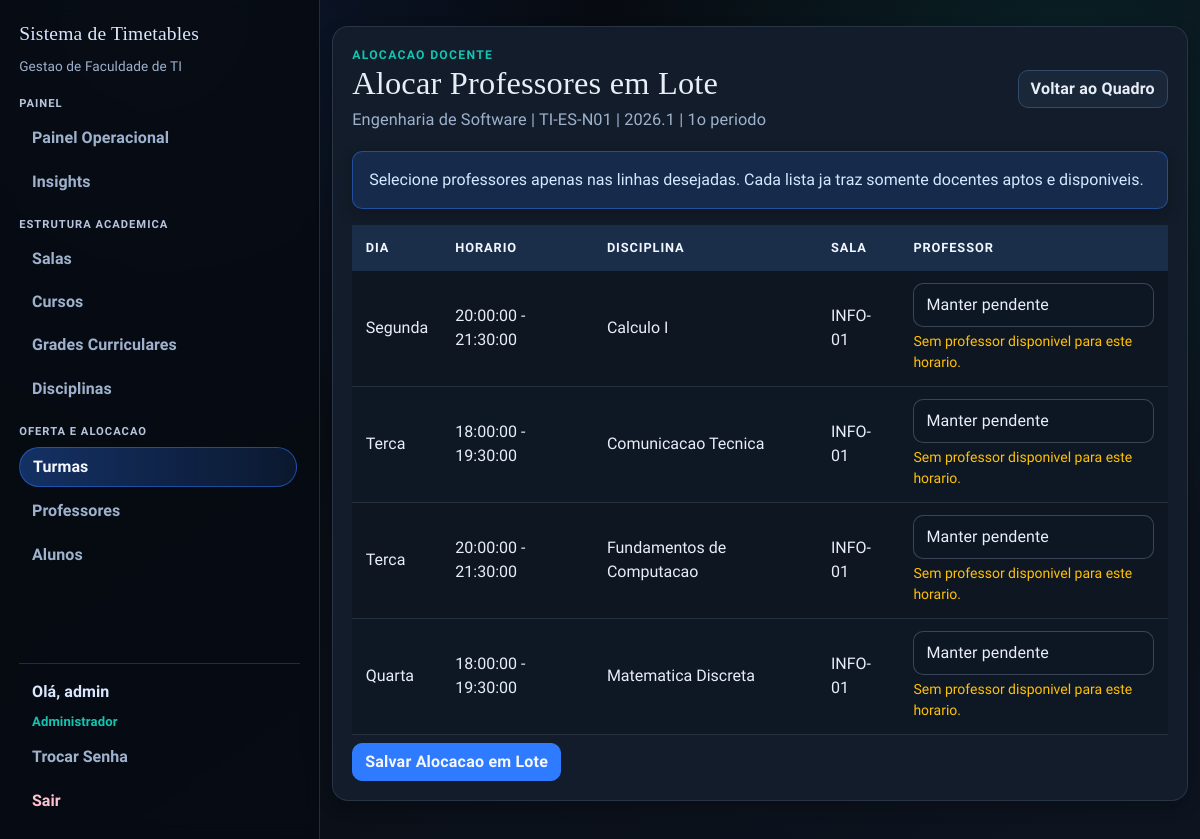
The page /turma/3/alocar-professores-lote (signed in) on the database its author committed.
### app/models.py (models this page shows, shortened)
class User(UserMixin, db.Model):
    id = db.Column(db.Integer, primary_key=True)
    username = db.Column(db.String(64), unique=True, nullable=False)
    email = db.Column(db.String(120), unique=True, nullable=False)
    password_hash = db.Column(db.String(128))
    role = db.Column(db.String(20), default='professor')  # 'admin' or 'professor'
    disciplinas_aptas = db.relationship(
        "Disciplina",
        secondary=professor_disciplina,
        lazy="select",
        backref=db.backref("professores_aptos", lazy="select"),
    )
    def is_admin(self):
        return self.role == 'admin'

class Curso(db.Model):
    id = db.Column(db.Integer, primary_key=True)
    nome = db.Column(db.String(120), nullable=False, unique=True)
    codigo = db.Column(db.String(20), nullable=False, unique=True)
    quantidade_periodos = db.Column(db.Integer, nullable=False, default=8)
    ativo = db.Column(db.Boolean, nullable=False, default=True)

class Turma(db.Model):
    id = db.Column(db.Integer, primary_key=True)
    curso_id = db.Column(db.Integer, db.ForeignKey("curso.id"), nullable=False)
    codigo = db.Column(db.String(30), nullable=False)
    semestre_letivo = db.Column(db.String(20), nullable=False)
    periodo = db.Column(db.Integer, nullable=False)
    turno = db.Column(db.String(20), nullable=False, default="noturno")
    quantidade_alunos = db.Column(db.Integer, nullable=True)
    ativa = db.Column(db.Boolean, nullable=False, default=True)
    curso = db.relationship("Curso", backref=db.backref("turmas", lazy="select"))
    __table_args__ = (
        db.UniqueConstraint("curso_id", "codigo", "semestre_letivo", name="unique_turma_codigo_semestre"),
    )

class Timetable(db.Model):
    id = db.Column(db.Integer, primary_key=True)
    dia = db.Column(db.String(20), nullable=False)  # e.g., 'Segunda', 'Terça'
    hora_inicio = db.Column(db.Time, nullable=False)
    hora_fim = db.Column(db.Time, nullable=False)
    sala_id = db.Column(db.Integer, db.ForeignKey('sala.id'), nullable=False)
    professor_id = db.Column(db.Integer, db.ForeignKey('user.id'), nullable=True)
    disciplina_id = db.Column(db.Integer, db.ForeignKey('disciplina.id'), nullable=False)
    turma_id = db.Column(db.Integer, db.ForeignKey("turma.id"), nullable=False)
    sala = db.relationship('Sala', backref='timetables')
    professor = db.relationship('User', backref='timetables')
    disciplina = db.relationship('Disciplina', backref='timetables')
    turma = db.relationship('Turma', backref='timetables')
    __table_args__ = (
        db.UniqueConstraint('dia', 'hora_inicio', 'hora_fim', 'sala_id', name='unique_dia_horario_sala'),
        db.UniqueConstraint('dia', 'hora_inicio', 'hora_fim', 'professor_id', name='unique_dia_horario_professor'),
        db.UniqueConstraint('dia', 'hora_inicio', 'hora_fim', 'turma_id', name='unique_dia_horario_turma'),
    )

class Disciplina(db.Model):
    id = db.Column(db.Integer, primary_key=True)
    nome = db.Column(db.String(100), nullable=False)
    codigo = db.Column(db.String(20), unique=True, nullable=False)

class Sala(db.Model):
    id = db.Column(db.Integer, primary_key=True)
    nome = db.Column(db.String(100), nullable=False)
    capacidade = db.Column(db.Integer, nullable=False)

### app/routes/admin.py (the view, shortened to what this page needs)
@bp.route("/turma/<int:id>/alocar-professores-lote", methods=["GET", "POST"])
@login_required
@admin_required
def alocar_professores_turma_lote(id):
    turma = db.get_or_404(Turma, id)
    timetables = _load_turma_timetable_rows(turma.id)
    if not timetables:
        flash("A turma ainda nao possui quadro gerado.", "warning")
        return redirect(url_for("main.turma_quadro", id=turma.id))
    completeness = _turma_grade_completeness(turma, timetables)
    if not completeness["is_complete"]:
        flash("Conclua primeiro a grade da turma (disciplinas/tempos/salas) para depois alocar professores.", "warning")
        return redirect(url_for("main.turma_quadro", id=turma.id))
    pending_timetables = [row for row in timetables if row.professor_id is None]
    if not pending_timetables:
        flash("Todos os horarios desta turma ja possuem professor.", "success")
        return redirect(url_for("main.turma_quadro", id=turma.id))
    form = BulkProfessorAssignmentForm()
    options_by_timetable = _build_bulk_professor_options(pending_timetables)
    timetable_by_id = {row.id: row for row in pending_timetables}
    return render_template(
        "turma_bulk_professor_form.html",
        title="Alocar Professores em Lote",
        form=form,
        turma=turma,
        pending_timetables=pending_timetables,
        options_by_timetable=options_by_timetable,
        field_name_for=_bulk_assignment_field_name,
    )

### app/forms.py
class BulkProfessorAssignmentForm(FlaskForm):
    submit = SubmitField("Salvar Alocacao em Lote")

### app/models.py (called while the page is built)
@login_manager.user_loader
def load_user(user_id):
    return db.session.get(User, int(user_id))

### app/routes/admin.py (called while the page is built, shortened)
def _day_sort_value(day_label):
    label = (day_label or "").lower()
    if label.startswith("seg"):
        return 1
    if label.startswith("ter"):
        return 2
    if label.startswith("qua"):
        return 3

def _load_turma_timetable_rows(turma_id):
    timetables = (
        Timetable.query.options(
            joinedload(Timetable.sala),
            joinedload(Timetable.professor),
            joinedload(Timetable.disciplina),
            joinedload(Timetable.turma).joinedload(Turma.curso),
        )
        .filter(Timetable.turma_id == turma_id)
        .all()
    )
    return sorted(
        timetables,
        key=lambda row: (
            _day_sort_value(canonical_day_label(row.dia)),
            row.hora_inicio,
            row.hora_fim,
        ),
    )

def _available_professores_for_timetable(timetable):
    professores = User.query.filter_by(role="professor").order_by(User.username.asc()).all()
    available = []
    for professor in professores:
        if not professor_can_teach_disciplina(professor, timetable.disciplina_id):
            continue
        if timetable.professor_id == professor.id:
            available.append(professor)
            continue
        if _professor_is_free_for_timetable(professor.id, timetable, exclude_timetable_id=timetable.id):
            available.append(professor)
    return available

def _bulk_assignment_field_name(timetable_id):
    return f"professor_for_{timetable_id}"

def _build_bulk_professor_options(timetables):
    options_by_timetable = {}
    for timetable in timetables:
        professores = _available_professores_for_timetable(timetable)
        options_by_timetable[timetable.id] = [(professor.id, professor.username) for professor in professores]
    return options_by_timetable

### app/routes/helpers.py (called while the page is built)
def admin_required_redirect():
    if getattr(current_user, "is_authenticated", False) and current_user.is_admin():
        return None
    flash("Acesso restrito ao administrador.", "danger")
    return redirect(url_for("main.index"))

def admin_required(view_func):
    @wraps(view_func)
    def wrapper(*args, **kwargs):
        guard = admin_required_redirect()
        if guard:
            return guard
        return view_func(*args, **kwargs)
    return wrapper

def normalize_text(value):
    return (value or "").strip()

### templates/turma_bulk_professor_form.html (shortened to what this page needs)
{% extends "base.html" %}
{% block content %}
<section class="surface form-shell stagger-in">
  <div class="page-head">
    <div>
      <p class="eyebrow">Alocacao Docente</p>
      <h1>{{ title }}</h1>
      <p class="page-lead">
        {{ turma.curso.nome if turma.curso else 'Curso' }} | {{ turma.codigo }} | {{ turma.semestre_letivo }} | {{ turma.periodo }}o periodo
      </p>
    </div>
    <a href="{{ url_for('main.turma_quadro', id=turma.id) }}" class="btn btn-outline-secondary">Voltar ao Quadro</a>
  </div>
  <div class="alert alert-info">
    Selecione professores apenas nas linhas desejadas. Cada lista ja traz somente docentes aptos e disponiveis.
  </div>
  <form method="POST" novalidate>
    <div class="table-responsive">
      <table class="table align-middle">
        <thead>
          <tr>
            <th>Dia</th>
            <th>Horario</th>
            <th>Disciplina</th>
            <th>Sala</th>
            <th>Professor</th>
          </tr>
        </thead>
        <tbody>
          {% for t in pending_timetables %}
          <tr>
            <td>{{ t.dia }}</td>
            <td>{{ t.hora_inicio }} - {{ t.hora_fim }}</td>
            <td>{{ t.disciplina.nome if t.disciplina else 'Disciplina removida' }}</td>
            <td>{{ t.sala.nome if t.sala else 'Sala removida' }}</td>
            <td>
              {% set field_name = field_name_for(t.id) %}
              {% set options = options_by_timetable.get(t.id, []) %}
              <select name="{{ field_name }}" id="{{ field_name }}" class="form-select">
                <option value="">Manter pendente</option>
              </select>
              {% if not options %}
              <div class="form-text text-warning">Sem professor disponivel para este horario.</div>
              {% endif %}
            </td>
          </tr>
          {% endfor %}
        </tbody>
      </table>
    </div>
    {{ form.submit(class="btn btn-primary mt-2") }}
  </form>
</section>
{% endblock %}

### templates/base.html (shortened to what this page needs)
<!doctype html>
<html lang="pt-br">
  <head>
    <link
      href="https://cdn.jsdelivr.net/npm/bootstrap@5.1.3/dist/css/bootstrap.min.css"
      rel="stylesheet"
    />
    <link rel="stylesheet" href="{{ url_for('static', filename='css/styles.css') }}" />
  </head>
  <body>
    {% if current_user.is_authenticated %}
    {% set current_endpoint = request.endpoint or '' %}
    <div class="app-shell">
      <aside class="app-sidebar">
        <a class="app-brand" href="{{ url_for('main.index') }}">Sistema de Timetables</a>
        <p class="sidebar-subtitle">Gestao de Faculdade de TI</p>
        <nav class="sidebar-nav">
          <ul class="nav flex-column gap-3">
            {% if current_user.is_admin() %}
            <li class="nav-group">
              <p class="sidebar-group-title">Painel</p>
              <a class="sidebar-link {{ 'is-active' if current_endpoint == 'main.admin_dashboard' else '' }}" href="{{ url_for('main.admin_dashboard') }}">Painel Operacional</a>
              <a class="sidebar-link {{ 'is-active' if current_endpoint == 'main.admin_insights' else '' }}" href="{{ url_for('main.admin_insights') }}">Insights</a>
            </li>
            <li class="nav-group">
              <p class="sidebar-group-title">Estrutura Academica</p>
              <a class="sidebar-link {{ 'is-active' if current_endpoint in ['main.salas', 'main.new_sala', 'main.edit_sala'] else '' }}" href="{{ url_for('main.salas') }}">Salas</a>
              <a class="sidebar-link {{ 'is-active' if current_endpoint in ['main.cursos', 'main.new_curso', 'main.edit_curso'] else '' }}" href="{{ url_for('main.cursos') }}">Cursos</a>
              <a class="sidebar-link {{ 'is-active' if current_endpoint in ['main.grades', 'main.new_grade', 'main.edit_grade', 'main.grade_items', 'main.new_grade_item', 'main.edit_grade_item'] else '' }}" href="{{ url_for('main.grades') }}">Grades Curriculares</a>
              <a class="sidebar-link {{ 'is-active' if current_endpoint in ['main.disciplinas', 'main.new_disciplina', 'main.edit_disciplina'] else '' }}" href="{{ url_for('main.disciplinas') }}">Disciplinas</a>
            </li>
            <li class="nav-group">
              <p class="sidebar-group-title">Oferta e Alocacao</p>
              <a class="sidebar-link {{ 'is-active' if current_endpoint in ['main.turmas', 'main.new_turma', 'main.edit_turma', 'main.turma_quadro', 'main.turma_alunos', 'main.delete_turma_matricula', 'main.alocar_professor_timetable', 'main.alocar_professores_turma_lote'] else '' }}" href="{{ url_for('main.turmas') }}">Turmas</a>
              <a class="sidebar-link {{ 'is-active' if current_endpoint in ['main.professores', 'main.new_professor', 'main.edit_professor'] else '' }}" href="{{ url_for('main.professores') }}">Professores</a>
              <a class="sidebar-link {{ 'is-active' if current_endpoint in ['main.alunos', 'main.new_aluno', 'main.edit_aluno'] else '' }}" href="{{ url_for('main.alunos') }}">Alunos</a>
            </li>
            {% else %}
            <li class="nav-group">
              <p class="sidebar-group-title">Professor</p>
              <a class="sidebar-link {{ 'is-active' if current_endpoint == 'main.professor_dashboard' else '' }}" href="{{ url_for('main.professor_dashboard') }}">Minhas Turmas</a>
            </li>
            {% endif %}
          </ul>
        </nav>
        <div class="sidebar-user">
          <span class="sidebar-greeting">Ol&aacute;, {{ current_user.username }}</span>
          <span class="sidebar-role">{{ 'Administrador' if current_user.is_admin() else 'Professor' }}</span>
          <a class="sidebar-link {{ 'is-active' if current_endpoint == 'main.change_password' else '' }}" href="{{ url_for('main.change_password') }}">Trocar Senha</a>
          <a class="sidebar-link sidebar-link-logout" href="{{ url_for('main.logout') }}">Sair</a>
        </div>
      </aside>
      <main class="app-content">
        <div class="container app-main">
    {% endif %}
      {% block content %}{% endblock %}
    {% if current_user.is_authenticated %}
        </div>
      </main>
    </div>
    {% else %}
    </main>
    {% endif %}
  </body>
</html>

### rows shown on the page
User: username "admin", role "Administrador"
Curso: curso "Engenharia de Software"
Turma: codigo "TI-ES-N01", semestre_letivo "2026.1", periodo "1"
Timetable: dia "Segunda", hora_inicio "20:00:00", hora_fim "21:30:00", disciplina "Calculo I", sala "INFO-01"
Timetable: dia "Terca", hora_inicio "18:00:00", hora_fim "19:30:00", disciplina "Comunicacao Tecnica", sala "INFO-01"
Timetable: dia "Terca", hora_inicio "20:00:00", hora_fim "21:30:00", disciplina "Fundamentos de Computacao", sala "INFO-01"
Timetable: dia "Quarta", hora_inicio "18:00:00", hora_fim "19:30:00", disciplina "Matematica Discreta", sala "INFO-01"

### other values the page prints
{{ title }} "Alocar Professores em Lote"
